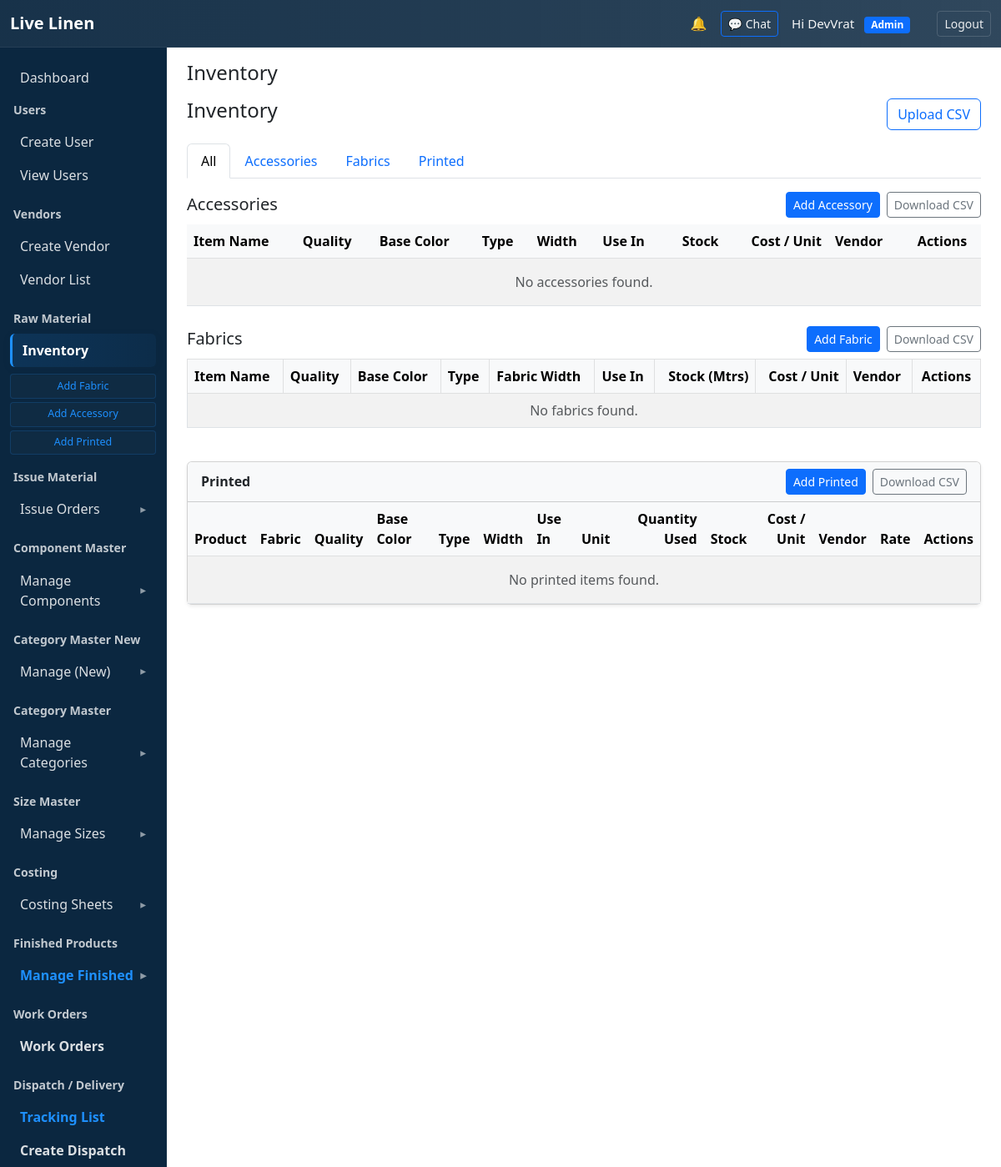
Before: /rawmaterials/inventory/ (signed in) with the older database file.
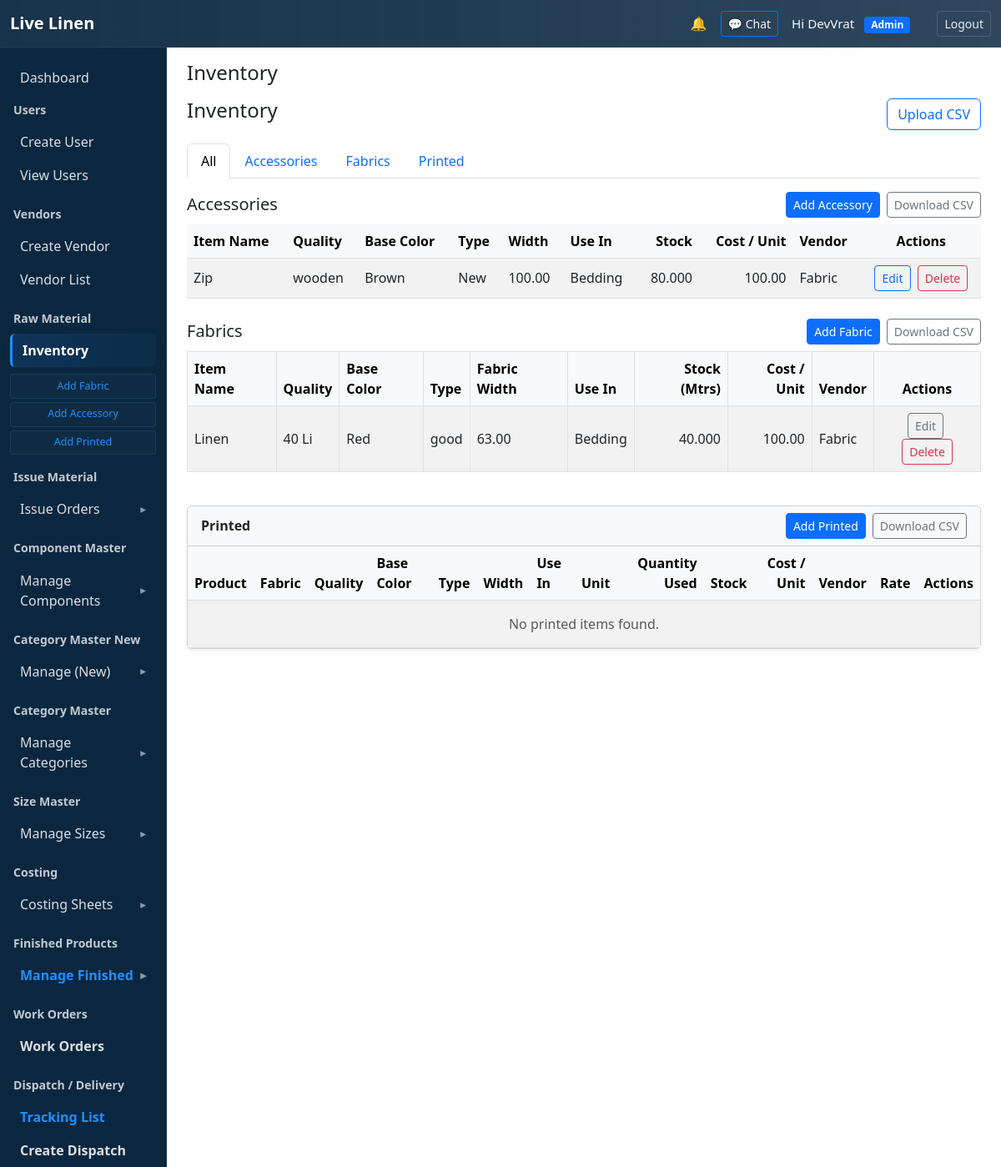
After: the same page with the newer database file.
### rawmaterials/models.py (models this page shows, shortened)
class Accessory(models.Model):
    item_name = models.CharField(max_length=200)
    quality = models.CharField(
        max_length=64,
        blank=True,
        null=True,
        verbose_name="Quality",
        help_text='Quality can be numeric (0 - 100) or textual (e.g., "A1", "Fine").'
    )
    quality_text = models.CharField(
        max_length=128,
        blank=True,
        null=True,
        verbose_name="Quality (text)",
        help_text='Optional textual quality/variant (e.g., "wooden").'
    )
    base_color = models.CharField(max_length=100, blank=True, null=True)
    item_type = models.CharField(max_length=100, blank=True, null=True, help_text='Type/category of accessory')
    width = models.DecimalField(max_digits=7, decimal_places=2, blank=True, null=True, help_text='Width if applicable')
    use_in = models.CharField(max_length=200, blank=True, null=True, help_text='Where this accessory is used (e.g., cushion, bedsheet)')
    stock = models.DecimalField(
        max_digits=12,
        decimal_places=3,
        default=Decimal('0.000'),
        help_text='Current stock in units (or meters if applicable)'
    )
    cost_per_unit = models.DecimalField(
        max_digits=12,
        decimal_places=2,
        default=Decimal('0.00'),
        validators=[MinValueValidator(Decimal('0.00'))],
        help_text='Cost per unit'
    )
    vendor = models.ForeignKey(Vendor, on_delete=models.PROTECT, related_name='accessories', null=True, blank=True)
    created_at = models.DateTimeField(auto_now_add=True)
    updated_at = models.DateTimeField(auto_now=True)
    class Meta:
        ordering = ['-created_at']

class Fabric(models.Model):
    item_name = models.CharField(max_length=200)
    quality = models.CharField(
        max_length=64,
        blank=True,
        null=True,
        verbose_name="Quality",
        help_text='Quality can be numeric (0 - 100) or textual (e.g., "A1", "Fine").'
    )
    base_color = models.CharField(max_length=100, blank=True, null=True)
    type = models.CharField(
        max_length=100,
        blank=True,
        null=True,
        verbose_name="Type",
        db_column='fabric_type',
        help_text='Type/category of fabric (e.g., cotton, linen)'
    )
    fabric_width = models.DecimalField(max_digits=7, decimal_places=2, help_text='Width (e.g., 1.20)')
    use_in = models.CharField(max_length=200, blank=True, null=True, help_text='Intended use (e.g., shirts, upholstery)')
    stock_in_mtrs = models.DecimalField(
        max_digits=12,
        decimal_places=3,
        default=Decimal('0.000'),
        help_text='Current stock in meters'
    )
    cost_per_unit = models.DecimalField(
        max_digits=12,
        decimal_places=2,
        default=Decimal('0.00'),
        help_text='Cost per unit (per meter)'
    )
    vendor = models.ForeignKey(Vendor, on_delete=models.PROTECT, related_name='fabrics', null=True, blank=True)
    created_at = models.DateTimeField(auto_now_add=True)
    updated_at = models.DateTimeField(auto_now=True)
    class Meta:
        ordering = ['-created_at']

### vendors/models.py (models this page shows, shortened)
class Vendor(models.Model):
    ITEM_CHOICES = [
        ('Fabric', 'Fabric'),
        ('Accessories', 'Accessories'),
        ('Print', 'Print'),
        ('Dyeing', 'Dyeing'),
    ]
    vendor_name = models.CharField(max_length=200)
    mobile_no = models.CharField(max_length=15, blank=True)
    email = models.EmailField(blank=True)
    address = models.TextField(blank=True)
    item_type = models.CharField(max_length=32, choices=ITEM_CHOICES)
    product = models.CharField(max_length=200)
    rate = models.DecimalField(max_digits=12, decimal_places=2, help_text='Rate per unit')
    created_at = models.DateTimeField(auto_now_add=True)

### rawmaterials/views.py (the view)
# urls.py: path('inventory/', views.inventory_list, name='inventory'),
@login_required
def inventory_list(request):
    qtype = (request.GET.get("type") or "").lower()
    active_type = "all" if qtype not in ("accessory", "fabric", "printed") else qtype
    accessories = Accessory.objects.select_related("vendor").all().order_by("-id")
    fabrics = Fabric.objects.select_related("vendor").all().order_by("-id")
    printeds = Printed.objects.select_related("fabric", "fabric__vendor", "vendor").all().order_by("-id")
    can_edit = can_manage_inventory(request.user)
    can_create = can_manage_inventory(request.user)
    can_delete = can_delete_inventory(request.user)
    accessory_numeric_fields = ("width", "stock", "cost_per_unit")
    fabric_numeric_fields = ("fabric_width", "cost_per_unit")
    printed_numeric_fields = ("cost_per_unit", "width")
    for acc in accessories:
        for field in accessory_numeric_fields:
            if hasattr(acc, field):
                raw = getattr(acc, field)
                setattr(acc, field, _coerce_decimal_or_none(raw))
    for f in fabrics:
        for field in fabric_numeric_fields:
            if hasattr(f, field):
                raw = getattr(f, field)
                setattr(f, field, _coerce_decimal_or_none(raw))
    for p in printeds:
        for field in printed_numeric_fields:
            if hasattr(p, field):
                raw = getattr(p, field)
                setattr(p, field, _coerce_decimal_or_none(raw))
    context = {
        "accessories": accessories,
        "fabrics": fabrics,
        "printeds": printeds,
        "active_type": active_type,
        "can_edit": can_edit,
        "can_create": can_create,
        "can_delete": can_delete,
    }
    return render(request, "rawmaterials/inventory_list.html", context)

### core/context_processors.py (called while the page is built)
def unread_notifications_count(request):
    if not getattr(request, 'user', None) or not request.user.is_authenticated:
        return {'unread_notifications_count': 0}
    try:
        unread = request.user.notifications.filter(is_read=False).count()
    except Exception:
        unread = 0
    return {'unread_notifications_count': unread}

### rawmaterials/views.py (called while the page is built)
def can_manage_inventory(user):
    if user.is_superuser:
        return True
    return user.groups.filter(name__in=["Admin", "Manager", "Employee"]).exists()

def can_delete_inventory(user):
    if user.is_superuser:
        return True
    return user.groups.filter(name__in=["Admin", "Manager"]).exists()

def _coerce_decimal_or_none(value):
    if value is None:
        return None
    if isinstance(value, Decimal):
        return value
    try:
        return Decimal(str(value))
    except (InvalidOperation, TypeError, ValueError):
        return None

### templates/rawmaterials/inventory_list.html (shortened to what this page needs)
{% extends 'base.html' %}
{% block page_title %}Inventory{% endblock %}
{% block content %}
<div class="d-flex justify-content-between align-items-center mb-3">
  <h4>Inventory</h4>
  <div class="d-flex gap-2">
    {% if can_create %}
      <a class="btn btn-outline-primary" href="{% url 'rawmaterials:upload_inventory_csv' %}">
         Upload CSV
      </a>
    {% endif %}
  </div>
</div>
<ul class="nav nav-tabs mb-3">
  <li class="nav-item">
    <a class="nav-link {% if active_type == 'all' %}active{% endif %}" href="{% url 'rawmaterials:inventory' %}">All</a>
  </li>
  <li class="nav-item">
    <a class="nav-link {% if active_type == 'accessory' %}active{% endif %}" href="{% url 'rawmaterials:inventory' %}?type=accessory">Accessories</a>
  </li>
  <li class="nav-item">
    <a class="nav-link {% if active_type == 'fabric' %}active{% endif %}" href="{% url 'rawmaterials:inventory' %}?type=fabric">Fabrics</a>
  </li>
  <li class="nav-item">
    <a class="nav-link {% if active_type == 'printed' %}active{% endif %}" href="{% url 'rawmaterials:inventory' %}?type=printed">Printed</a>
  </li>
</ul>
<div class="inventory-sections">
  {% if active_type == 'all' or active_type == 'accessory' %}
    <div id="accessories-section" class="mb-4">
      {% include 'rawmaterials/parties/accessory_list.html' with can_create=can_create can_edit=can_edit can_delete=can_delete %}
    </div>
  {% endif %}
  {% if active_type == 'all' or active_type == 'fabric' %}
    <div id="fabrics-section" class="mb-4">
      {% include 'rawmaterials/parties/fabric_list.html' with fabrics=fabrics can_create=can_create can_edit=can_edit can_delete=can_delete %}
    </div>
  {% endif %}
  {% if active_type == 'all' or active_type == 'printed' %}
    <div id="printed-section" class="mb-4">
      {% include 'rawmaterials/parties/printed_list.html' with can_create=can_create can_edit=can_edit can_delete=can_delete %}
    </div>
  {% endif %}
</div>
{% endblock %}

### templates/rawmaterials/parties/accessory_list.html (shortened to what this page needs)
<div class="d-flex justify-content-between align-items-center mb-2">
  <h5 class="mb-0">Accessories</h5>
  {% if show_controls|default:True %}
    <div class="d-flex gap-2">
      {% if can_create %}
        <a href="{% url 'rawmaterials:accessory_create' %}" class="btn btn-sm btn-primary">
          Add Accessory
        </a>
      {% endif %}
      <a href="{% url 'rawmaterials:accessory_download_csv' %}"
         class="btn btn-sm btn-outline-secondary">
        Download CSV
      </a>
    </div>
  {% endif %}
</div>
<div class="table-responsive">
  <table class="table table-striped table-hover align-middle mb-0">
    <thead class="table-light">
      <tr>
        <th>Item Name</th>
        <th>Quality</th>
        <th>Base Color</th>
        <th>Type</th>
        <th>Width</th>
        <th>Use In</th>
        <th class="text-end">Stock</th>
        <th class="text-end">Cost / Unit</th>
        <th>Vendor</th>
        {% if can_edit or can_delete %}
          <th class="text-center">Actions</th>
        {% endif %}
      </tr>
    </thead>
    <tbody>
      {% for acc in accessories %}
        <tr>
          <td>{{ acc.item_name }}</td>
          <td>
            {% if acc.quality_text %}
              {{ acc.quality_text }}
            {% elif acc.quality %}
              {{ acc.quality }}
            {% else %}
              &mdash;
            {% endif %}
          </td>
          <td>{{ acc.base_color|default:"—" }}</td>
          <td>{{ acc.item_type|default:"—" }}</td>
          <td class="text-nowrap">
            {% if acc.width is not None %}
              {{ acc.width|floatformat:2 }}
            {% else %}
              &mdash;
            {% endif %}
          </td>
          <td>{{ acc.use_in|default:"—" }}</td>
          <td class="text-end">
            {{ acc.stock|default_if_none:0|floatformat:3 }}
          </td>
          <td class="text-end">
            {{ acc.cost_per_unit|default_if_none:0|floatformat:2 }}
          </td>
          <td>
            {% if acc.vendor %}
              {{ acc.vendor.vendor_name }}
            {% else %}
              &mdash;
            {% endif %}
          </td>
          {% if can_edit or can_delete %}
            <td class="text-center">
              {% if can_edit %}
                <a href="{% url 'rawmaterials:accessory_edit' acc.pk %}"
                   class="btn btn-sm btn-outline-primary me-1">
                  Edit
                </a>
              {% endif %}
              {% if can_delete %}
                <form method="post"
                      action="{% url 'rawmaterials:inventory_delete' acc.pk %}"
                      style="display:inline-block;">
                  <button type="submit"
                          class="btn btn-sm btn-outline-danger"
                          onclick="return confirm('Are you sure you want to delete this accessory? This action cannot be undone.');">
                    Delete
                  </button>
                </form>
              {% endif %}
            </td>
          {% endif %}
        </tr>
      {% empty %}
        <tr>
          <td colspan="{% if can_edit or can_delete %}10{% else %}9{% endif %}"
              class="text-center text-muted py-3">
            No accessories found.
          </td>
        </tr>
      {% endfor %}
    </tbody>
  </table>
</div>

### templates/rawmaterials/parties/fabric_list.html (shortened to what this page needs)
<div class="d-flex justify-content-between align-items-center mb-2">
  <h5 class="mb-0">Fabrics</h5>
  <div class="d-flex gap-2">
    {% if can_create %}
      <a class="btn btn-sm btn-primary" href="{% url 'rawmaterials:fabric_create' %}">Add Fabric</a>
    {% endif %}
    <a class="btn btn-sm btn-outline-secondary" href="{% url 'rawmaterials:fabric_download_csv' %}">
      Download CSV
    </a>
  </div>
</div>
<div class="table-responsive">
  <table class="table table-striped table-bordered align-middle">
    <thead class="table-light">
      <tr>
        <th>Item Name</th>
        <th>Quality</th>
        <th>Base Color</th>
        <th>Type</th>
        <th>Fabric Width</th>
        <th>Use In</th>
        <th class="text-end">Stock (Mtrs)</th>
        <th class="text-end">Cost / Unit</th>
        <th>Vendor</th>
        {% if can_edit or can_delete %}
          <th class="text-center">Actions</th>
        {% endif %}
      </tr>
    </thead>
    <tbody>
      {% for fabric in fabrics %}
        <tr>
          <td>{{ fabric.item_name }}</td>
          <td>{{ fabric.quality|default:"-" }}</td>
          <td>{{ fabric.base_color|default:"-" }}</td>
          <td>{{ fabric.type|default:"-" }}</td>
          <td>{{ fabric.fabric_width }}</td>
          <td>{{ fabric.use_in|default:"-" }}</td>
          <td class="text-end">{{ fabric.stock_in_mtrs|default:0|floatformat:3 }}</td>
          <td class="text-end">{{ fabric.cost_per_unit|default:0|floatformat:2 }}</td>
          <td>{% if fabric.vendor %}{{ fabric.vendor.vendor_name }}{% else %}-{% endif %}</td>
          {% if can_edit or can_delete %}
            <td class="text-center">
              {% if can_edit %}
                <a href="{% url 'rawmaterials:fabric_edit' fabric.id %}" class="btn btn-sm btn-outline-secondary me-1">Edit</a>
              {% endif %}
              {% if can_delete %}
                <form action="{% url 'rawmaterials:inventory_delete' fabric.id %}" method="post" style="display:inline;">
                  <button class="btn btn-sm btn-outline-danger" onclick="return confirm('Delete this fabric?')">Delete</button>
                </form>
              {% endif %}
            </td>
          {% endif %}
        </tr>
      {% empty %}
        <tr>
          <td colspan="10" class="text-center text-muted">No fabrics found.</td>
        </tr>
      {% endfor %}
    </tbody>
  </table>
</div>

Changed rows visible on the page:
added Accessory: item_name "Zip", quality_text "wooden", base_color "Brown", item_type "New", width "100.00", use_in "Bedding", stock "80.000", cost_per_unit "100.00", vendor.vendor_name "Fabric"
added Fabric: item_name "Linen", quality "40 Li", base_color "Red", type "good", fabric_width "63.00", use_in "Bedding", stock_in_mtrs "40.000", cost_per_unit "100.00", vendor.vendor_name "Fabric"
Other visible differences:
text no longer shown: "No accessories found. No fabrics found."
